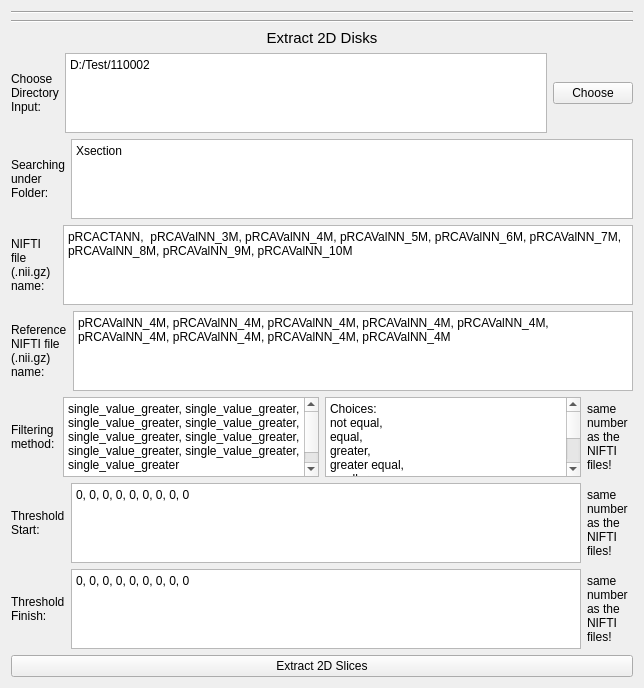
          <widget class="QWidget" name="tab_2">
           <attribute name="title">
            <string>2D Slices</string>
           </attribute>
           <layout class="QVBoxLayout" name="verticalLayout_2">
            <item>
             <layout class="QVBoxLayout" name="verticalLayout_LC_87">
              <item>
               <widget class="Line" name="line_E2S_2">
                <property name="orientation">
                 <enum>Qt::Horizontal</enum>
                </property>
               </widget>
              </item>
              <item>
               <widget class="Line" name="line_E2S_4">
                <property name="orientation">
                 <enum>Qt::Horizontal</enum>
                </property>
               </widget>
              </item>
              <item>
               <widget class="QLabel" name="label_953">
                <property name="font">
                 <font>
                  <family>Arial</family>
                  <pointsize>11</pointsize>
                  <weight>50</weight>
                  <bold>false</bold>
                 </font>
                </property>
                <property name="text">
                 <string>Extract 2D Disks</string>
                </property>
                <property name="alignment">
                 <set>Qt::AlignCenter</set>
                </property>
               </widget>
              </item>
              <item>
               <layout class="QHBoxLayout" name="horizontalLayout_FM1_93">
                <item>
                 <widget class="QLabel" name="label_954">
                  <property name="sizePolicy">
                   <sizepolicy hsizetype="Preferred" vsizetype="Preferred">
                    <horstretch>0</horstretch>
                    <verstretch>0</verstretch>
                   </sizepolicy>
                  </property>
                  <property name="minimumSize">
                   <size>
                    <width>46</width>
                    <height>0</height>
                   </size>
                  </property>
                  <property name="maximumSize">
                   <size>
                    <width>16777215</width>
                    <height>16777215</height>
                   </size>
                  </property>
                  <property name="text">
                   <string>Choose Directory Input:</string>
                  </property>
                  <property name="wordWrap">
                   <bool>true</bool>
                  </property>
                 </widget>
                </item>
                <item>
                 <widget class="QPlainTextEdit" name="loadDirPathESTxt_E2SJZ">
                  <property name="enabled">
                   <bool>true</bool>
                  </property>
                  <property name="sizePolicy">
                   <sizepolicy hsizetype="Expanding" vsizetype="Expanding">
                    <horstretch>0</horstretch>
                    <verstretch>60</verstretch>
                   </sizepolicy>
                  </property>
                  <property name="minimumSize">
                   <size>
                    <width>0</width>
                    <height>0</height>
                   </size>
                  </property>
                  <property name="maximumSize">
                   <size>
                    <width>16777215</width>
                    <height>80</height>
                   </size>
                  </property>
                  <property name="baseSize">
                   <size>
                    <width>0</width>
                    <height>0</height>
                   </size>
                  </property>
                  <property name="plainText">
                   <string>D:/Test/110002</string>
                  </property>
                 </widget>
                </item>
                <item>
                 <widget class="QPushButton" name="DirPathESBtn_E2SJZ">
                  <property name="sizePolicy">
                   <sizepolicy hsizetype="Fixed" vsizetype="Fixed">
                    <horstretch>0</horstretch>
                    <verstretch>0</verstretch>
                   </sizepolicy>
                  </property>
                  <property name="text">
                   <string>Choose</string>
                  </property>
                 </widget>
                </item>
               </layout>
              </item>
              <item>
               <layout class="QHBoxLayout" name="horizontalLayout_FM1_99">
                <item>
                 <widget class="QLabel" name="label_960">
                  <property name="sizePolicy">
                   <sizepolicy hsizetype="Preferred" vsizetype="Preferred">
                    <horstretch>0</horstretch>
                    <verstretch>0</verstretch>
                   </sizepolicy>
                  </property>
                  <property name="minimumSize">
                   <size>
                    <width>46</width>
                    <height>0</height>
                   </size>
                  </property>
                  <property name="maximumSize">
                   <size>
                    <width>16777215</width>
                    <height>16777215</height>
                   </size>
                  </property>
                  <property name="text">
                   <string>Searching under Folder:</string>
                  </property>
                  <property name="wordWrap">
                   <bool>true</bool>
                  </property>
                 </widget>
                </item>
                <item>
                 <widget class="QPlainTextEdit" name="searchFolderStrsESTxt_E2SJZ">
                  <property name="enabled">
                   <bool>true</bool>
                  </property>
                  <property name="sizePolicy">
                   <sizepolicy hsizetype="Expanding" vsizetype="Expanding">
                    <horstretch>0</horstretch>
                    <verstretch>60</verstretch>
                   </sizepolicy>
                  </property>
                  <property name="minimumSize">
                   <size>
                    <width>0</width>
                    <height>0</height>
                   </size>
                  </property>
                  <property name="maximumSize">
                   <size>
                    <width>16777215</width>
                    <height>80</height>
                   </size>
                  </property>
                  <property name="baseSize">
                   <size>
                    <width>0</width>
                    <height>0</height>
                   </size>
                  </property>
                  <property name="plainText">
                   <string>Xsection</string>
                  </property>
                 </widget>
                </item>
               </layout>
              </item>
              <item>
               <layout class="QHBoxLayout" name="horizontalLayout_FM1_100">
                <item>
                 <widget class="QLabel" name="label_961">
                  <property name="sizePolicy">
                   <sizepolicy hsizetype="Preferred" vsizetype="Preferred">
                    <horstretch>0</horstretch>
                    <verstretch>0</verstretch>
                   </sizepolicy>
                  </property>
                  <property name="minimumSize">
                   <size>
                    <width>46</width>
                    <height>0</height>
                   </size>
                  </property>
                  <property name="maximumSize">
                   <size>
                    <width>16777215</width>
                    <height>16777215</height>
                   </size>
                  </property>
                  <property name="text">
                   <string>NIFTI file (.nii.gz) name:</string>
                  </property>
                  <property name="wordWrap">
                   <bool>true</bool>
                  </property>
                 </widget>
                </item>
                <item>
                 <widget class="QPlainTextEdit" name="searchFileStrsESTxt_E2SJZ">
                  <property name="enabled">
                   <bool>true</bool>
                  </property>
                  <property name="sizePolicy">
                   <sizepolicy hsizetype="Expanding" vsizetype="Expanding">
                    <horstretch>0</horstretch>
                    <verstretch>60</verstretch>
                   </sizepolicy>
                  </property>
                  <property name="minimumSize">
                   <size>
                    <width>0</width>
                    <height>0</height>
                   </size>
                  </property>
                  <property name="maximumSize">
                   <size>
                    <width>16777215</width>
                    <height>80</height>
                   </size>
                  </property>
                  <property name="baseSize">
                   <size>
                    <width>0</width>
                    <height>0</height>
                   </size>
                  </property>
                  <property name="plainText">
                   <string>pRCACTANN,  pRCAValNN_3M, pRCAValNN_4M, pRCAValNN_5M, pRCAValNN_6M, pRCAValNN_7M, pRCAValNN_8M, pRCAValNN_9M, pRCAValNN_10M</string>
                  </property>
                 </widget>
                </item>
               </layout>
              </item>
              <item>
               <layout class="QHBoxLayout" name="horizontalLayout_FM1_101">
                <item>
                 <widget class="QLabel" name="label_962">
                  <property name="sizePolicy">
                   <sizepolicy hsizetype="Preferred" vsizetype="Preferred">
                    <horstretch>0</horstretch>
                    <verstretch>0</verstretch>
                   </sizepolicy>
                  </property>
                  <property name="minimumSize">
                   <size>
                    <width>46</width>
                    <height>0</height>
                   </size>
                  </property>
                  <property name="maximumSize">
                   <size>
                    <width>16777215</width>
                    <height>16777215</height>
                   </size>
                  </property>
                  <property name="text">
                   <string>Reference NIFTI file (.nii.gz) name:</string>
                  </property>
                  <property name="wordWrap">
                   <bool>true</bool>
                  </property>
                 </widget>
                </item>
                <item>
                 <widget class="QPlainTextEdit" name="searchFileReMskStrsESTxt_E2SJZ">
                  <property name="enabled">
                   <bool>true</bool>
                  </property>
                  <property name="sizePolicy">
                   <sizepolicy hsizetype="Expanding" vsizetype="Expanding">
                    <horstretch>0</horstretch>
                    <verstretch>60</verstretch>
                   </sizepolicy>
                  </property>
                  <property name="minimumSize">
                   <size>
                    <width>0</width>
                    <height>0</height>
                   </size>
                  </property>
                  <property name="maximumSize">
                   <size>
                    <width>16777215</width>
                    <height>80</height>
                   </size>
                  </property>
                  <property name="baseSize">
                   <size>
                    <width>0</width>
                    <height>0</height>
                   </size>
                  </property>
                  <property name="plainText">
                   <string>pRCAValNN_4M, pRCAValNN_4M, pRCAValNN_4M, pRCAValNN_4M, pRCAValNN_4M, pRCAValNN_4M, pRCAValNN_4M, pRCAValNN_4M, pRCAValNN_4M</string>
                  </property>
                 </widget>
                </item>
               </layout>
              </item>
              <item>
               <layout class="QHBoxLayout" name="horizontalLayout_113">
                <item>
                 <widget class="QLabel" name="label_410">
                  <property name="sizePolicy">
                   <sizepolicy hsizetype="Preferred" vsizetype="Preferred">
                    <horstretch>0</horstretch>
                    <verstretch>0</verstretch>
                   </sizepolicy>
                  </property>
                  <property name="minimumSize">
                   <size>
                    <width>46</width>
                    <height>0</height>
                   </size>
                  </property>
                  <property name="maximumSize">
                   <size>
                    <width>16777215</width>
                    <height>16777215</height>
                   </size>
                  </property>
                  <property name="text">
                   <string>Filtering method:</string>
                  </property>
                  <property name="wordWrap">
                   <bool>true</bool>
                  </property>
                 </widget>
                </item>
                <item>
                 <widget class="QPlainTextEdit" name="filterMethodESTxt_E2SJZ">
                  <property name="enabled">
                   <bool>true</bool>
                  </property>
                  <property name="sizePolicy">
                   <sizepolicy hsizetype="Expanding" vsizetype="Expanding">
                    <horstretch>0</horstretch>
                    <verstretch>60</verstretch>
                   </sizepolicy>
                  </property>
                  <property name="minimumSize">
                   <size>
                    <width>0</width>
                    <height>0</height>
                   </size>
                  </property>
                  <property name="maximumSize">
                   <size>
                    <width>16777215</width>
                    <height>80</height>
                   </size>
                  </property>
                  <property name="baseSize">
                   <size>
                    <width>0</width>
                    <height>0</height>
                   </size>
                  </property>
                  <property name="plainText">
                   <string>single_value_greater, single_value_greater, single_value_greater, single_value_greater, single_value_greater, single_value_greater, single_value_greater, single_value_greater, single_value_greater</string>
                  </property>
                 </widget>
                </item>
                <item>
                 <widget class="QPlainTextEdit" name="filtersPTTxt_R3V_2">
                  <property name="enabled">
                   <bool>true</bool>
                  </property>
                  <property name="sizePolicy">
                   <sizepolicy hsizetype="Expanding" vsizetype="Expanding">
                    <horstretch>0</horstretch>
                    <verstretch>60</verstretch>
                   </sizepolicy>
                  </property>
                  <property name="minimumSize">
                   <size>
                    <width>0</width>
                    <height>0</height>
                   </size>
                  </property>
                  <property name="maximumSize">
                   <size>
                    <width>16777215</width>
                    <height>80</height>
                   </size>
                  </property>
                  <property name="baseSize">
                   <size>
                    <width>0</width>
                    <height>0</height>
                   </size>
                  </property>
                  <property name="plainText">
                   <string>Choices:
not equal,
equal,
greater,
greater equal,
smaller,
smaller_equal,
boundary</string>
                  </property>
                 </widget>
                </item>
                <item>
                 <widget class="QLabel" name="label_413">
                  <property name="sizePolicy">
                   <sizepolicy hsizetype="Preferred" vsizetype="Preferred">
                    <horstretch>0</horstretch>
                    <verstretch>0</verstretch>
                   </sizepolicy>
                  </property>
                  <property name="minimumSize">
                   <size>
                    <width>46</width>
                    <height>0</height>
                   </size>
                  </property>
                  <property name="maximumSize">
                   <size>
                    <width>16777215</width>
                    <height>16777215</height>
                   </size>
                  </property>
                  <property name="text">
                   <string>same number as the NIFTI files!</string>
                  </property>
                  <property name="wordWrap">
                   <bool>true</bool>
                  </property>
                 </widget>
                </item>
               </layout>
              </item>
              <item>
               <layout class="QHBoxLayout" name="horizontalLayout_115">
                <item>
                 <widget class="QLabel" name="label_412">
                  <property name="sizePolicy">
                   <sizepolicy hsizetype="Preferred" vsizetype="Preferred">
                    <horstretch>0</horstretch>
                    <verstretch>0</verstretch>
                   </sizepolicy>
                  </property>
                  <property name="minimumSize">
                   <size>
                    <width>46</width>
                    <height>0</height>
                   </size>
                  </property>
                  <property name="maximumSize">
                   <size>
                    <width>16777215</width>
                    <height>16777215</height>
                   </size>
                  </property>
                  <property name="text">
                   <string>Threshold Start:</string>
                  </property>
                  <property name="wordWrap">
                   <bool>true</bool>
                  </property>
                 </widget>
                </item>
                <item>
                 <widget class="QPlainTextEdit" name="thresStartESTxt_E2SJZ">
                  <property name="enabled">
                   <bool>true</bool>
                  </property>
                  <property name="sizePolicy">
                   <sizepolicy hsizetype="Expanding" vsizetype="Expanding">
                    <horstretch>0</horstretch>
                    <verstretch>60</verstretch>
                   </sizepolicy>
                  </property>
                  <property name="minimumSize">
                   <size>
                    <width>0</width>
                    <height>0</height>
                   </size>
                  </property>
                  <property name="maximumSize">
                   <size>
                    <width>16777215</width>
                    <height>80</height>
                   </size>
                  </property>
                  <property name="baseSize">
                   <size>
                    <width>0</width>
                    <height>0</height>
                   </size>
                  </property>
                  <property name="plainText">
                   <string>0, 0, 0, 0, 0, 0, 0, 0, 0</string>
                  </property>
                 </widget>
                </item>
                <item>
                 <widget class="QLabel" name="label_415">
                  <property name="sizePolicy">
                   <sizepolicy hsizetype="Preferred" vsizetype="Preferred">
                    <horstretch>0</horstretch>
                    <verstretch>0</verstretch>
                   </sizepolicy>
                  </property>
                  <property name="minimumSize">
                   <size>
                    <width>46</width>
                    <height>0</height>
                   </size>
                  </property>
                  <property name="maximumSize">
                   <size>
                    <width>16777215</width>
                    <height>16777215</height>
                   </size>
                  </property>
                  <property name="text">
                   <string>same number as the NIFTI files!</string>
                  </property>
                  <property name="wordWrap">
                   <bool>true</bool>
                  </property>
                 </widget>
                </item>
               </layout>
              </item>
              <item>
               <layout class="QHBoxLayout" name="horizontalLayout_114">
                <item>
                 <widget class="QLabel" name="label_411">
                  <property name="sizePolicy">
                   <sizepolicy hsizetype="Preferred" vsizetype="Preferred">
                    <horstretch>0</horstretch>
                    <verstretch>0</verstretch>
                   </sizepolicy>
                  </property>
                  <property name="minimumSize">
                   <size>
                    <width>46</width>
                    <height>0</height>
                   </size>
                  </property>
                  <property name="maximumSize">
                   <size>
                    <width>16777215</width>
                    <height>16777215</height>
                   </size>
                  </property>
                  <property name="text">
                   <string>Threshold Finish:</string>
                  </property>
                  <property name="wordWrap">
                   <bool>true</bool>
                  </property>
                 </widget>
                </item>
                <item>
                 <widget class="QPlainTextEdit" name="thresStopESTxt_E2SJZ">
                  <property name="enabled">
                   <bool>true</bool>
                  </property>
                  <property name="sizePolicy">
                   <sizepolicy hsizetype="Expanding" vsizetype="Expanding">
                    <horstretch>0</horstretch>
                    <verstretch>60</verstretch>
                   </sizepolicy>
                  </property>
                  <property name="minimumSize">
                   <size>
                    <width>0</width>
                    <height>0</height>
                   </size>
                  </property>
                  <property name="maximumSize">
                   <size>
                    <width>16777215</width>
                    <height>80</height>
                   </size>
                  </property>
                  <property name="baseSize">
                   <size>
                    <width>0</width>
                    <height>0</height>
                   </size>
                  </property>
                  <property name="plainText">
                   <string>0, 0, 0, 0, 0, 0, 0, 0, 0</string>
                  </property>
                 </widget>
                </item>
                <item>
                 <widget class="QLabel" name="label_416">
                  <property name="sizePolicy">
                   <sizepolicy hsizetype="Preferred" vsizetype="Preferred">
                    <horstretch>0</horstretch>
                    <verstretch>0</verstretch>
                   </sizepolicy>
                  </property>
                  <property name="minimumSize">
                   <size>
                    <width>46</width>
                    <height>0</height>
                   </size>
                  </property>
                  <property name="maximumSize">
                   <size>
                    <width>16777215</width>
                    <height>16777215</height>
                   </size>
                  </property>
                  <property name="text">
                   <string>same number as the NIFTI files!</string>
                  </property>
                  <property name="wordWrap">
                   <bool>true</bool>
                  </property>
                 </widget>
                </item>
               </layout>
              </item>
              <item>
               <widget class="QPushButton" name="Extract2DSlicesBtn_E2SJZ">
                <property name="text">
                 <string>Extract 2D Slices</string>
                </property>
               </widget>
              </item>
             </layout>
            </item>
           </layout>
          </widget>
